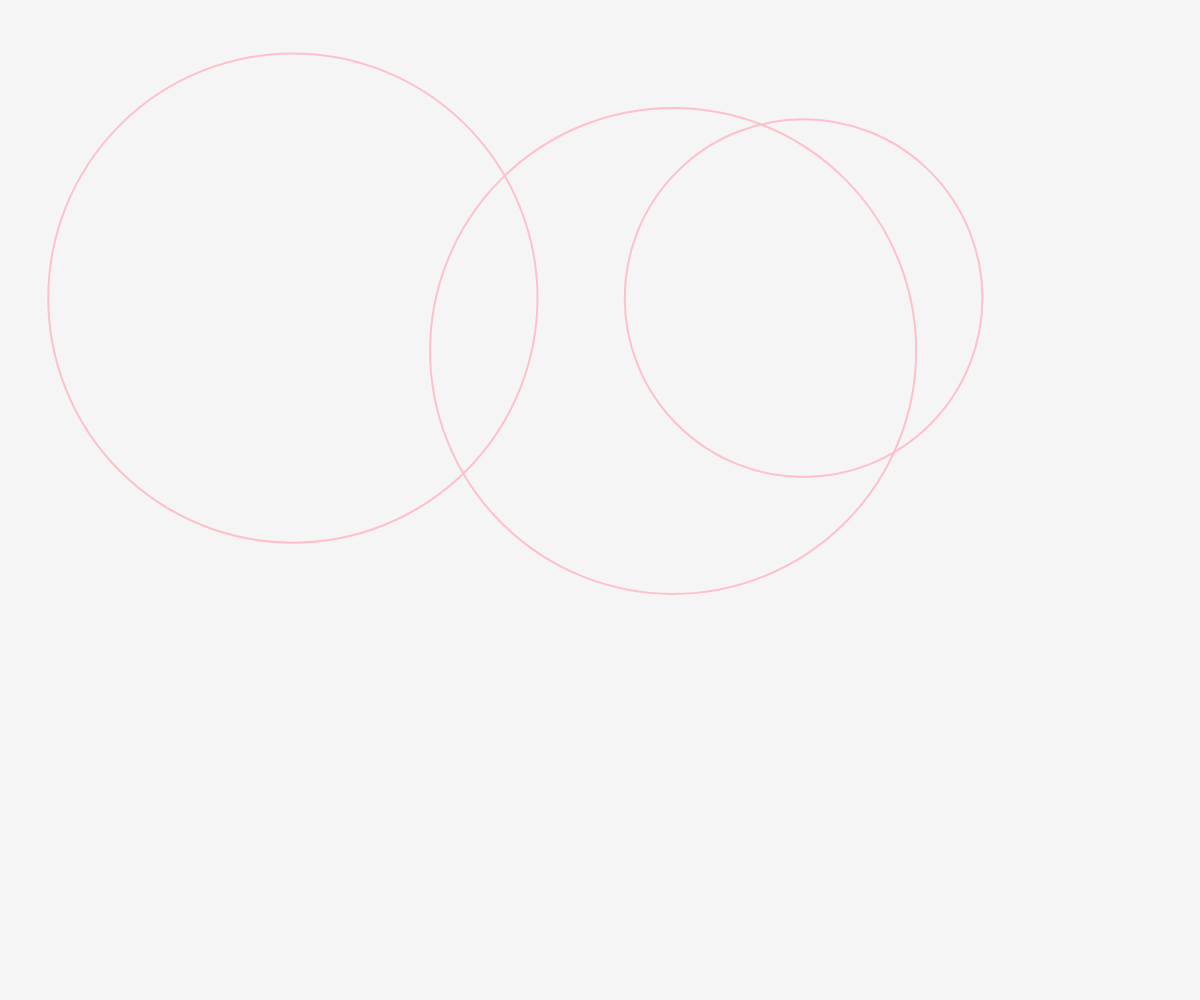
Frame 1 (no input)
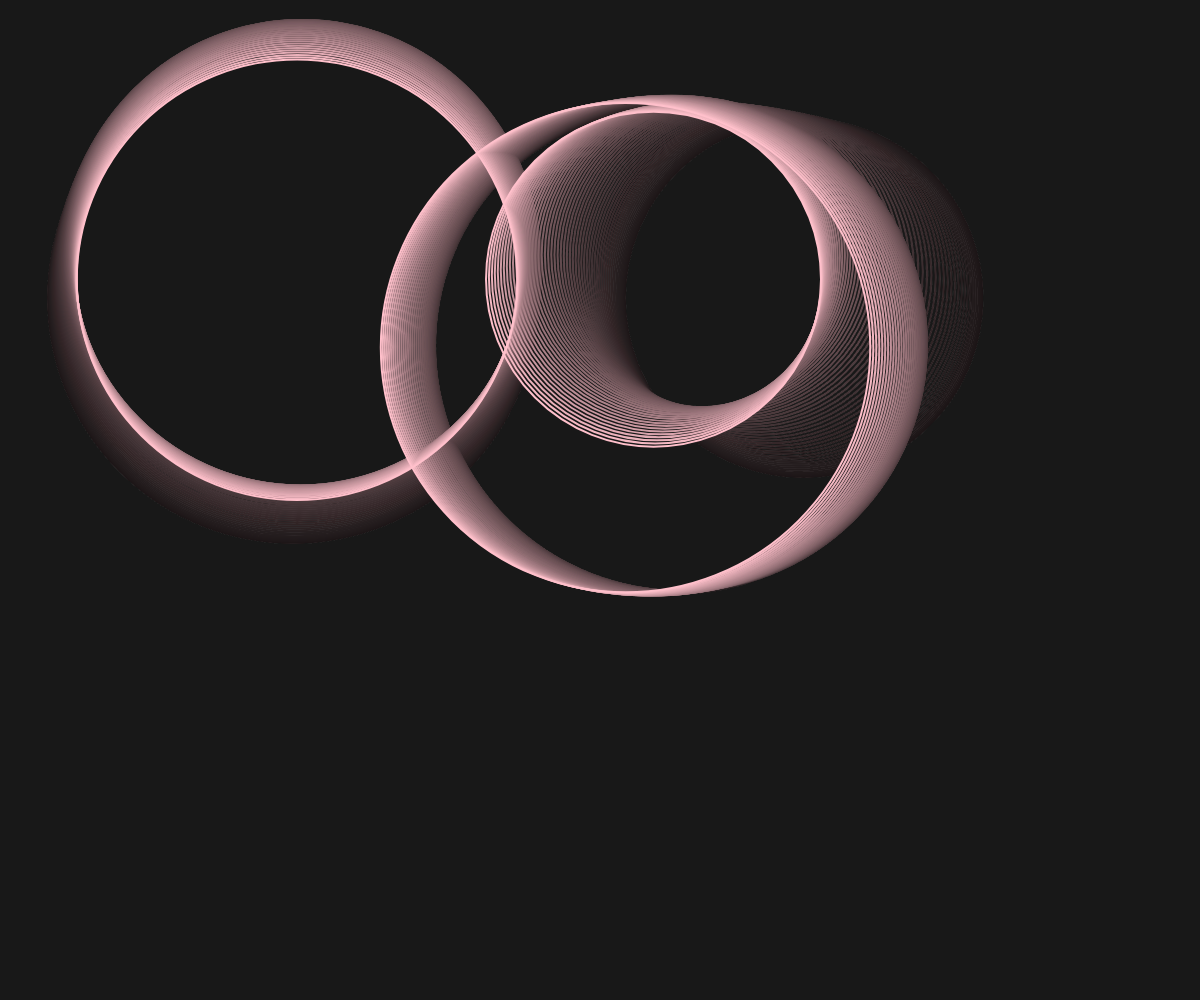
Frame 60 (no input)
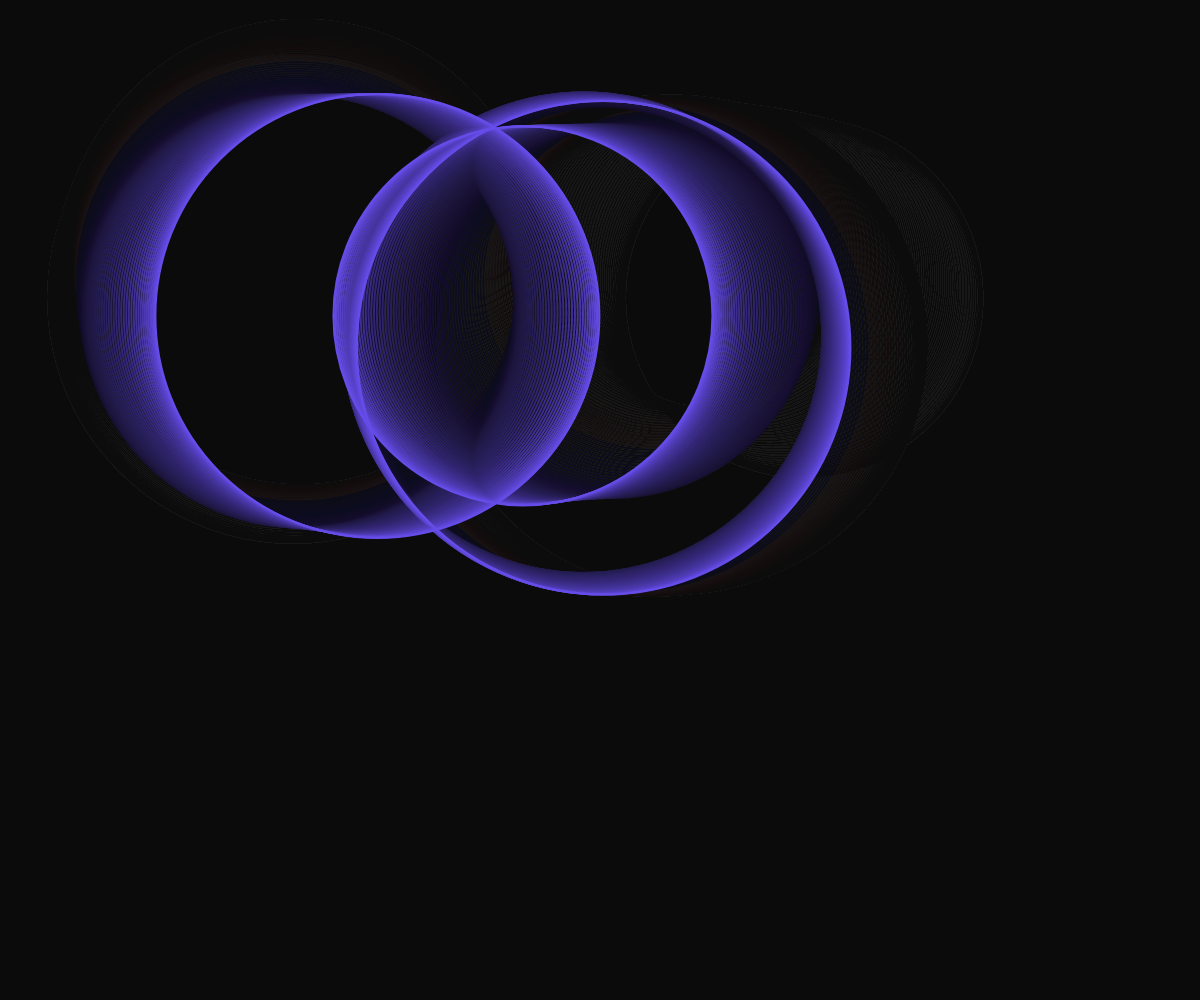
Frame 120 (the mouse pressed at the canvas centre since frame 60)

The p5.js sketch that drew these frames (run headless with seeded random() and noise() and a simulated clock; from frame 60 on, the mouse is pressed at the canvas centre):

// p5.js sketch
// ── sketch.js
let t;
let increment = 0.001; 

function setup() {
  createCanvas(windowWidth, windowHeight);
  strokeWeight(2);
  stroke(255);
  noFill();
  t = 0;
}

function draw() {
  background(0, 10);

  //lerp stroke color
  let x = map(mouseX, 0, height, 0, 1);
  let color1 = color('pink');
  let color2 = color('blue');
  stroke(lerpColor(color1, color2, x));

  // TODO: Call the makeCircle() function with 4 for xPos, 50 for yPos and 600 for circleSize
makeCircle(4,50,600);

  // TODO: Call the makeCircle() function with 0 for xPos, 200 for yPos and 200 for circleSize
makeCircle(0,200,200);

  // TODO: Call the makeCircle() function with 100 for xPos, 200 for yPos and 1 for circleSize
makeCircle(100,200,1);
}

function makeCircle(xPos, yPos, circleSize) { 
  let x = width * noise(t + xPos);
  let y = height * noise(t + yPos);
  let size = width * noise(t + circleSize);

  ellipse(x, y, size, size);

  t += increment;
}
// ── style.css
html, body {
    margin: 0;
    padding: 0;
    font-family: 'Nova Round', cursive, Arial, sans-serif;
    color: white;
    font-weight: lighter;
    font-kerning: auto;
  }

  canvas {
    display: block;
    z-index: -1;
    position: relative;
  }

  .main {
    opacity: 90%;
    display: block;
    z-index: 1;
    position: absolute;
    text-align: center;
    width: 800px;
    margin-left:-400px;
    top: 33%;
    left: 50%;
}

  h1 {
      font-size: 2rem;
      letter-spacing: 0.5em;
      margin-bottom: 5%;
  }

  h2 {
    font-size: 1rem;
    letter-spacing: 0.3em;
  }

  a {
      color: white;
  }

footer {
    position: fixed;
    z-index: 1;
    bottom: 0;
    width: 800px;
    margin-left: -400px;
    left: 50%;
    font-size: 0.7rem;
    text-align: center;
    padding: 1%;
}
  
